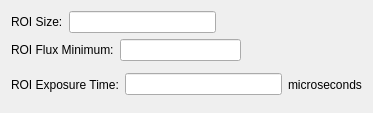
<?xml version="1.0" encoding="UTF-8"?>
<ui version="4.0">
 <class>VimbaCameraConfigForm</class>
 <widget class="QWidget" name="VimbaCameraConfigForm">
  <property name="geometry">
   <rect>
    <x>0</x>
    <y>0</y>
    <width>373</width>
    <height>113</height>
   </rect>
  </property>
  <property name="windowTitle">
   <string>Form</string>
  </property>
  <layout class="QGridLayout" name="gridLayout">
   <item row="0" column="0">
    <layout class="QHBoxLayout" name="horizontalLayout_3">
     <item>
      <widget class="QLabel" name="roiSizeLabel">
       <property name="text">
        <string>ROI Size:</string>
       </property>
      </widget>
     </item>
     <item>
      <widget class="QLineEdit" name="roiSizeLineEdit"/>
     </item>
     <item>
      <spacer name="horizontalSpacer">
       <property name="orientation">
        <enum>Qt::Horizontal</enum>
       </property>
       <property name="sizeHint" stdset="0">
        <size>
         <width>40</width>
         <height>20</height>
        </size>
       </property>
      </spacer>
     </item>
    </layout>
   </item>
   <item row="1" column="0">
    <layout class="QHBoxLayout" name="horizontalLayout_2">
     <item>
      <widget class="QLabel" name="roiFluxMinLabel">
       <property name="text">
        <string>ROI Flux Minimum:</string>
       </property>
      </widget>
     </item>
     <item>
      <widget class="QLineEdit" name="roiFluxMinLineEdit"/>
     </item>
     <item>
      <spacer name="horizontalSpacer_2">
       <property name="orientation">
        <enum>Qt::Horizontal</enum>
       </property>
       <property name="sizeHint" stdset="0">
        <size>
         <width>40</width>
         <height>20</height>
        </size>
       </property>
      </spacer>
     </item>
    </layout>
   </item>
   <item row="2" column="0">
    <layout class="QHBoxLayout" name="horizontalLayout">
     <item>
      <widget class="QLabel" name="roiExposureTimeLabel">
       <property name="text">
        <string>ROI Exposure Time:</string>
       </property>
      </widget>
     </item>
     <item>
      <widget class="QLineEdit" name="roiExposureTimeLineEdit"/>
     </item>
     <item>
      <widget class="QLabel" name="roiExposureTimeUnits">
       <property name="text">
        <string>microseconds</string>
       </property>
      </widget>
     </item>
    </layout>
   </item>
  </layout>
 </widget>
 <resources/>
 <connections/>
</ui>
